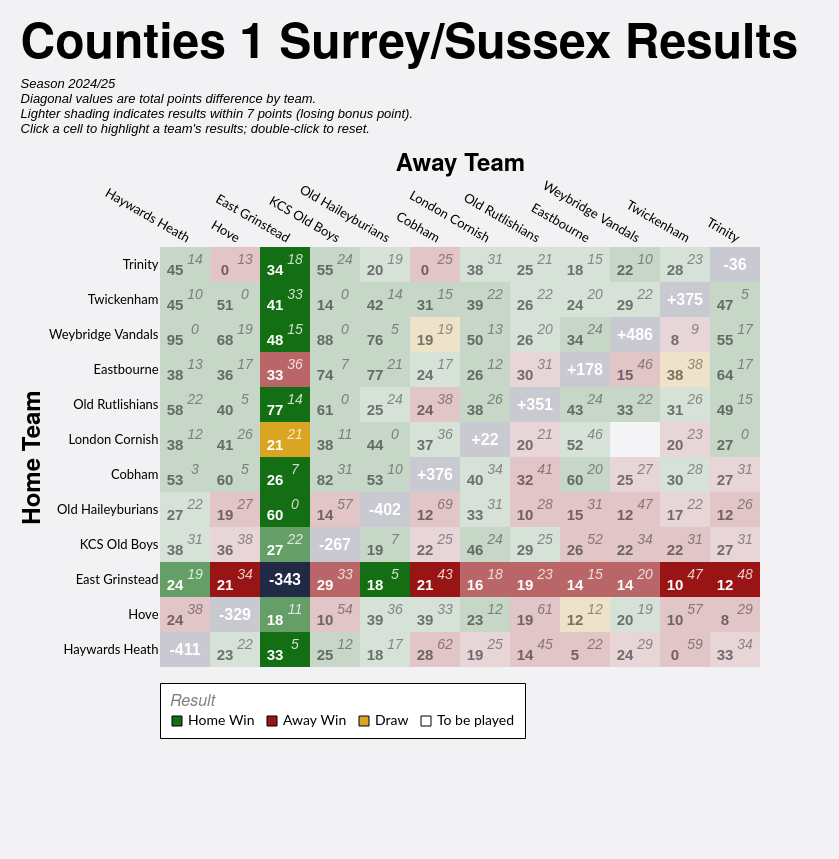

Here is the Vega-Lite specification saved for this chart:
### Vega-Lite specification from a JSON file in a GitHub repository (floating-point values rounded to 4 significant figures; data arrays with more than 128 entries replaced by an {"elided": "..."} marker saying what was removed)
{"config": {"axis": {"labelFont": "Lato, sans-serif", "titleFont": "PT Sans Narrow, Helvetica Neue, Helvetica, Arial, sans-serif", "labelFontSize": 13, "titleFontSize": 24, "gridColor": "#202947", "gridOpacity": 0.2}, "header": {"labelFont": "PT Sans Narrow, Helvetica Neue, Helvetica, Arial, sans-serif", "titleFont": "PT Sans Narrow, Helvetica Neue, Helvetica, Arial, sans-serif", "labelFontSize": 24, "titleFontSize": 28, "labelFontWeight": "bold", "orient": "left"}, "legend": {"labelFont": "Lato, sans-serif", "titleFont": "PT Sans Narrow, Helvetica Neue, Helvetica, Arial, sans-serif", "labelFontSize": 14, "titleFontSize": 16, "titlePadding": 5, "fillColor": "white", "strokeColor": "black", "padding": 10, "titleFontWeight": "lighter", "titleFontStyle": "italic", "titleColor": "gray", "offset": 10}, "title": {"font": "PT Sans Narrow, Helvetica Neue, Helvetica, Arial, sans-serif", "fontSize": 48, "fontWeight": "bold", "anchor": "start", "align": "center", "titlePadding": 20, "subtitlePadding": 10, "subtitleFontSize": 13, "subtitleColor": "", "subtitleFontStyle": "italic", "offset": 15, "color": "black"}, "axisX": {"labelAngle": 0}, "facet": {"title": null, "header": null, "align": {"row": "each", "column": "each"}}, "resolve": {"scale": {"y": "independent", "facet": "independent"}}, "background": "#f2f1f4", "view": {"stroke": null}}, "layer": [{"data": {"name": "data-630247f28bfadbc3563766472fb3e671"}, "mark": {"type": "rect"}, "encoding": {"color": {"field": "result", "legend": {"columns": 4, "direction": "horizontal", "labelLimit": 200, "offset": 16, "orient": "bottom", "symbolStrokeColor": "black", "symbolStrokeWidth": 1, "values": ["Home Win", "Away Win", "Draw", "To be played"]}, "scale": {"domain": ["Home Win", "Home Win (LBP)", "Away Win", "Away Win (LBP)", "Draw", "To be played", "N/A"], "range": ["#146f14", "#146f14a0", "#991515", "#991515a0", "goldenrod", "white", "#202946"]}, "title": "Result", "type": "nominal"}, "opacity": {"condition": {"test": "datum.home_team == param_16['home_team'] || datum.away_team == param_16['home_team'] || !isValid(param_16['home_team'])", "value": 1.0}, "value": 0.2}, "tooltip": [{"field": "home_team", "title": "Home", "type": "nominal"}, {"field": "away_team", "title": "Away", "type": "nominal"}, {"field": "home_score_text", "title": "Home Score", "type": "nominal"}, {"field": "away_score_text", "title": "Away Score", "type": "nominal"}, {"field": "result", "title": "Result", "type": "nominal"}, {"field": "date", "format": "%d %b %Y", "title": "Date", "type": "temporal"}], "x": {"axis": {"domain": false, "grid": false, "labelAngle": 30, "orient": "top", "ticks": false}, "field": "away_team", "sort": ["Haywards Heath", "Hove", "East Grinstead", "KCS Old Boys", "Old Haileyburians", "Cobham", "London Cornish", "Old Rutlishians", "Eastbourne", "Weybridge Vandals", "Twickenham", "Trinity"], "title": "Away Team", "type": "nominal"}, "y": {"axis": {"domain": false, "grid": false, "ticks": false}, "field": "home_team", "sort": ["Trinity", "Twickenham", "Weybridge Vandals", "Eastbourne", "Old Rutlishians", "London Cornish", "Cobham", "Old Haileyburians", "KCS Old Boys", "East Grinstead", "Hove", "Haywards Heath"], "title": "Home Team", "type": "nominal"}}, "name": "view_11"}, {"data": {"name": "data-630247f28bfadbc3563766472fb3e671"}, "mark": {"type": "text", "fontStyle": "italic", "size": 14, "xOffset": 10, "yOffset": -5}, "encoding": {"color": {"condition": {"test": "datum.home_team == param_16['home_team'] || datum.away_team == param_16['home_team'] || !isValid(param_16['home_team'])", "value": "white"}, "value": "black"}, "opacity": {"condition": {"test": "datum.home_team == param_16['home_team'] || datum.away_team == param_16['home_team'] || !isValid(param_16['home_team'])", "value": 0.8}, "value": 0.4}, "text": {"field": "away_score_text", "type": "nominal"}, "x": {"field": "away_team", "sort": ["Haywards Heath", "Hove", "East Grinstead", "KCS Old Boys", "Old Haileyburians", "Cobham", "London Cornish", "Old Rutlishians", "Eastbourne", "Weybridge Vandals", "Twickenham", "Trinity"], "type": "nominal"}, "y": {"field": "home_team", "sort": ["Trinity", "Twickenham", "Weybridge Vandals", "Eastbourne", "Old Rutlishians", "London Cornish", "Cobham", "Old Haileyburians", "KCS Old Boys", "East Grinstead", "Hove", "Haywards Heath"], "type": "nominal"}}, "transform": [{"filter": "datum.away_score_text != '' && datum.away_score_text != 'WO'"}]}, {"data": {"name": "data-630247f28bfadbc3563766472fb3e671"}, "mark": {"type": "text", "size": 12, "xOffset": 10, "yOffset": -5}, "encoding": {"color": {"condition": {"test": "datum.home_team == param_16['home_team'] || datum.away_team == param_16['home_team'] || !isValid(param_16['home_team'])", "value": "white"}, "value": "black"}, "opacity": {"condition": {"test": "datum.home_team == param_16['home_team'] || datum.away_team == param_16['home_team'] || !isValid(param_16['home_team'])", "value": 0.8}, "value": 0.4}, "text": {"field": "away_score_text", "type": "nominal"}, "x": {"field": "away_team", "sort": ["Haywards Heath", "Hove", "East Grinstead", "KCS Old Boys", "Old Haileyburians", "Cobham", "London Cornish", "Old Rutlishians", "Eastbourne", "Weybridge Vandals", "Twickenham", "Trinity"], "type": "nominal"}, "y": {"field": "home_team", "sort": ["Trinity", "Twickenham", "Weybridge Vandals", "Eastbourne", "Old Rutlishians", "London Cornish", "Cobham", "Old Haileyburians", "KCS Old Boys", "East Grinstead", "Hove", "Haywards Heath"], "type": "nominal"}}, "transform": [{"filter": "datum.away_score_text == 'WO'"}]}, {"data": {"name": "data-630247f28bfadbc3563766472fb3e671"}, "mark": {"type": "text", "fontWeight": "bold", "size": 15, "xOffset": -10, "yOffset": 5}, "encoding": {"color": {"condition": {"test": "datum.home_team == param_16['home_team'] || datum.away_team == param_16['home_team'] || !isValid(param_16['home_team'])", "value": "white"}, "value": "black"}, "opacity": {"condition": {"test": "datum.home_team == param_16['home_team'] || datum.away_team == param_16['home_team'] || !isValid(param_16['home_team'])", "value": 1.0}, "value": 0.5}, "text": {"field": "home_score_text", "type": "nominal"}, "x": {"field": "away_team", "sort": ["Haywards Heath", "Hove", "East Grinstead", "KCS Old Boys", "Old Haileyburians", "Cobham", "London Cornish", "Old Rutlishians", "Eastbourne", "Weybridge Vandals", "Twickenham", "Trinity"], "type": "nominal"}, "y": {"field": "home_team", "sort": ["Trinity", "Twickenham", "Weybridge Vandals", "Eastbourne", "Old Rutlishians", "London Cornish", "Cobham", "Old Haileyburians", "KCS Old Boys", "East Grinstead", "Hove", "Haywards Heath"], "type": "nominal"}}, "transform": [{"filter": "datum.home_score_text != '' && datum.home_score_text != 'WO'"}]}, {"data": {"name": "data-630247f28bfadbc3563766472fb3e671"}, "mark": {"type": "text", "size": 12, "xOffset": -10, "yOffset": 5}, "encoding": {"color": {"condition": {"test": "datum.home_team == param_16['home_team'] || datum.away_team == param_16['home_team'] || !isValid(param_16['home_team'])", "value": "white"}, "value": "black"}, "opacity": {"condition": {"test": "datum.home_team == param_16['home_team'] || datum.away_team == param_16['home_team'] || !isValid(param_16['home_team'])", "value": 1.0}, "value": 0.5}, "text": {"field": "home_score_text", "type": "nominal"}, "x": {"field": "away_team", "sort": ["Haywards Heath", "Hove", "East Grinstead", "KCS Old Boys", "Old Haileyburians", "Cobham", "London Cornish", "Old Rutlishians", "Eastbourne", "Weybridge Vandals", "Twickenham", "Trinity"], "type": "nominal"}, "y": {"field": "home_team", "sort": ["Trinity", "Twickenham", "Weybridge Vandals", "Eastbourne", "Old Rutlishians", "London Cornish", "Cobham", "Old Haileyburians", "KCS Old Boys", "East Grinstead", "Hove", "Haywards Heath"], "type": "nominal"}}, "transform": [{"filter": "datum.home_score_text == 'WO'"}]}, {"data": {"name": "data-631657b6dc9c91f9c741307410d970ad"}, "mark": {"type": "text", "color": "white", "fontWeight": "bold", "size": 16}, "encoding": {"text": {"field": "display_text", "type": "nominal"}, "tooltip": [{"field": "home_team", "title": "Team", "type": "nominal"}, {"field": "display_text", "title": "Points Difference", "type": "nominal"}], "x": {"field": "away_team", "sort": ["Haywards Heath", "Hove", "East Grinstead", "KCS Old Boys", "Old Haileyburians", "Cobham", "London Cornish", "Old Rutlishians", "Eastbourne", "Weybridge Vandals", "Twickenham", "Trinity"], "type": "nominal"}, "y": {"field": "home_team", "sort": ["Trinity", "Twickenham", "Weybridge Vandals", "Eastbourne", "Old Rutlishians", "London Cornish", "Cobham", "Old Haileyburians", "KCS Old Boys", "East Grinstead", "Hove", "Haywards Heath"], "type": "nominal"}}}], "height": {"step": 35}, "padding": {"left": 20, "top": 20, "right": 40, "bottom": 120}, "params": [{"name": "param_16", "select": {"type": "point", "clear": "dblclick", "fields": ["home_team"], "on": "click"}, "value": [{"home_team": "East Grinstead"}], "views": ["view_11"]}], "title": {"text": "Counties 1 Surrey/Sussex Results", "subtitle": ["Season 2024/25", "Diagonal values are total points difference by team.", "Lighter shading indicates results within 7 points (losing bonus point).", "Click a cell to highlight a team's results; double-click to reset."]}, "width": {"step": 50}, "$schema": "https://vega.github.io/schema/vega-lite/v5.20.1.json", "datasets": {"data-630247f28bfadbc3563766472fb3e671": {"elided": "144 records"}, "data-631657b6dc9c91f9c741307410d970ad": [{"home_team": "Cobham", "away_team": "Cobham", "match_id": null, "date": "", "home_score": null, "away_score": null, "home_walkover": null, "away_walkover": null, "result": "N/A", "home_score_text": "", "away_score_text": "", "wo_result": "", "score_text": "", "display_text": "+376", "is_diagonal": true, "result_simple": "N/A"}, {"home_team": "East Grinstead", "away_team": "East Grinstead", "match_id": null, "date": "", "home_score": null, "away_score": null, "home_walkover": null, "away_walkover": null, "result": "N/A", "home_score_text": "", "away_score_text": "", "wo_result": "", "score_text": "", "display_text": "-343", "is_diagonal": true, "result_simple": "N/A"}, {"home_team": "Eastbourne", "away_team": "Eastbourne", "match_id": null, "date": "", "home_score": null, "away_score": null, "home_walkover": null, "away_walkover": null, "result": "N/A", "home_score_text": "", "away_score_text": "", "wo_result": "", "score_text": "", "display_text": "+178", "is_diagonal": true, "result_simple": "N/A"}, {"home_team": "Haywards Heath", "away_team": "Haywards Heath", "match_id": null, "date": "", "home_score": null, "away_score": null, "home_walkover": null, "away_walkover": null, "result": "N/A", "home_score_text": "", "away_score_text": "", "wo_result": "", "score_text": "", "display_text": "-411", "is_diagonal": true, "result_simple": "N/A"}, {"home_team": "Hove", "away_team": "Hove", "match_id": null, "date": "", "home_score": null, "away_score": null, "home_walkover": null, "away_walkover": null, "result": "N/A", "home_score_text": "", "away_score_text": "", "wo_result": "", "score_text": "", "display_text": "-329", "is_diagonal": true, "result_simple": "N/A"}, {"home_team": "KCS Old Boys", "away_team": "KCS Old Boys", "match_id": null, "date": "", "home_score": null, "away_score": null, "home_walkover": null, "away_walkover": null, "result": "N/A", "home_score_text": "", "away_score_text": "", "wo_result": "", "score_text": "", "display_text": "-267", "is_diagonal": true, "result_simple": "N/A"}, {"home_team": "London Cornish", "away_team": "London Cornish", "match_id": null, "date": "", "home_score": null, "away_score": null, "home_walkover": null, "away_walkover": null, "result": "N/A", "home_score_text": "", "away_score_text": "", "wo_result": "", "score_text": "", "display_text": "+22", "is_diagonal": true, "result_simple": "N/A"}, {"home_team": "Old Haileyburians", "away_team": "Old Haileyburians", "match_id": null, "date": "", "home_score": null, "away_score": null, "home_walkover": null, "away_walkover": null, "result": "N/A", "home_score_text": "", "away_score_text": "", "wo_result": "", "score_text": "", "display_text": "-402", "is_diagonal": true, "result_simple": "N/A"}, {"home_team": "Old Rutlishians", "away_team": "Old Rutlishians", "match_id": null, "date": "", "home_score": null, "away_score": null, "home_walkover": null, "away_walkover": null, "result": "N/A", "home_score_text": "", "away_score_text": "", "wo_result": "", "score_text": "", "display_text": "+351", "is_diagonal": true, "result_simple": "N/A"}, {"home_team": "Trinity", "away_team": "Trinity", "match_id": null, "date": "", "home_score": null, "away_score": null, "home_walkover": null, "away_walkover": null, "result": "N/A", "home_score_text": "", "away_score_text": "", "wo_result": "", "score_text": "", "display_text": "-36", "is_diagonal": true, "result_simple": "N/A"}, {"home_team": "Twickenham", "away_team": "Twickenham", "match_id": null, "date": "", "home_score": null, "away_score": null, "home_walkover": null, "away_walkover": null, "result": "N/A", "home_score_text": "", "away_score_text": "", "wo_result": "", "score_text": "", "display_text": "+375", "is_diagonal": true, "result_simple": "N/A"}, {"home_team": "Weybridge Vandals", "away_team": "Weybridge Vandals", "match_id": null, "date": "", "home_score": null, "away_score": null, "home_walkover": null, "away_walkover": null, "result": "N/A", "home_score_text": "", "away_score_text": "", "wo_result": "", "score_text": "", "display_text": "+486", "is_diagonal": true, "result_simple": "N/A"}]}}
